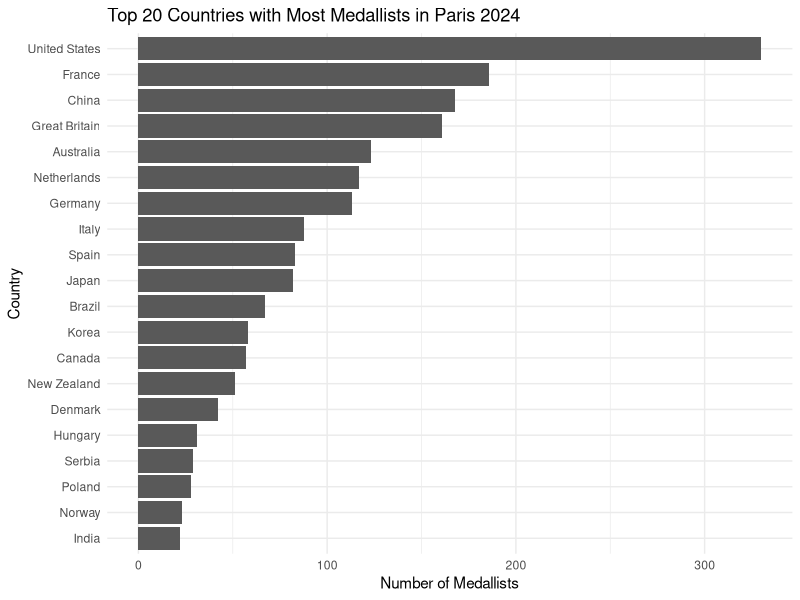
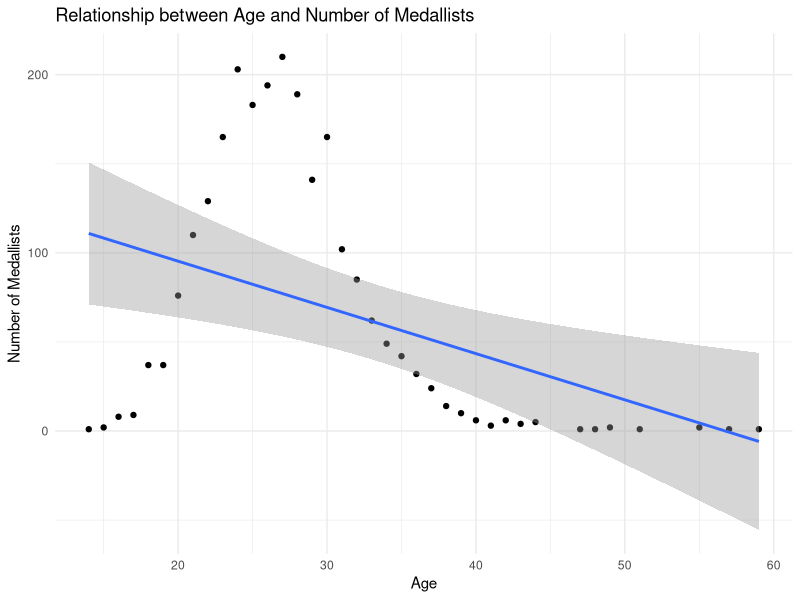
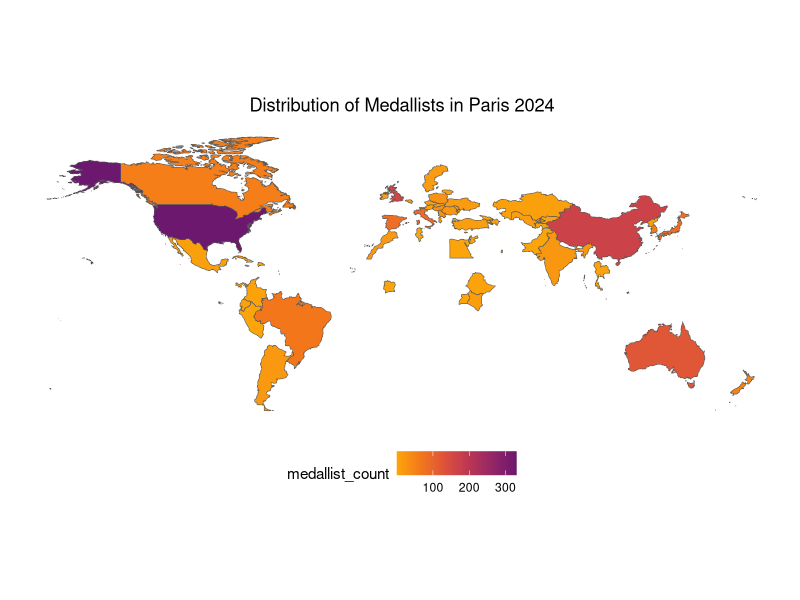

These charts were generated, in order, by the following R code:
## ---- chunk 1
library(tidyverse)
df <- read_csv("data/medallists.csv")
colnames(df)
## ---- chunk 2
df_clean <- df |>
  select(name, gender, country, medal_type, birth_date, discipline, event, code_athlete, country_code)

glimpse(df_clean)
## ---- chunk 3
df_clean |>
  group_by(name) |>
  summarise(medal_count = n()) |>
  arrange(desc(medal_count)) |>
  head(10)
## ---- chunk 4
df_clean |>
  filter(medal_type == "Gold Medal") |>
  group_by(name) |>
  summarise(gold_count = n()) |>
  arrange(desc(gold_count)) |>
  head(10)
## ---- chunk 5
df_clean |>
  group_by(country) |>
  summarise(medallist_count = n()) |>
  arrange(desc(medallist_count)) |>
  head(10)
## ---- chunk 6
df_clean |>
  group_by(country) |>
  summarise(medallist_count = n()) |>
  arrange(desc(medallist_count)) |>
  head(20) |>
  ggplot(aes(x = reorder(country, medallist_count), y = medallist_count)) + # <1>
  geom_col() + # <2>
  coord_flip() + # <3>
  labs(title = "Top 20 Countries with Most Medallists in Paris 2024",
       x = "Country",
       y = "Number of Medallists") +
  theme_minimal() 
## ---- chunk 7
df_clean |>
  mutate(age = 2024 - year(birth_date)) |>
  filter(is.na(age) == FALSE) |>
  group_by(age) |>
  summarise(medallist_count = n()) |>
  ggplot(aes(x = age, y = medallist_count)) + # <1>
  geom_point() + # <2>
  geom_smooth(method = "lm") + # <3>
  labs(title = "Relationship between Age and Number of Medallists",
       x = "Age",
       y = "Number of Medallists") +
  theme_minimal()
## ---- chunk 8
library(rnaturalearth)
library(rnaturalearthdata)
world <- ne_countries(scale = "medium", returnclass = "sf") # <1>
## ---- chunk 9
df_clean |>
  group_by(country_code) |>
  summarise(medallist_count = n()) |>
  left_join(world, by = c("country_code" = "iso_a3")) |> # <1>
  ggplot() + # <2>
  geom_sf(aes(fill = medallist_count, geometry = geometry)) + # <3>
  scale_fill_viridis_c(option = "B", direction = -1, begin = 0.3, end = 0.8) + # <4>
  labs(title = "Distribution of Medallists in Paris 2024") +
  theme_bw() +
  theme(
    panel.grid.major = element_blank(),  # Remove major grid lines
    panel.grid.minor = element_blank(),  # Remove minor grid lines
    axis.text = element_blank(),         # Remove axis text
    axis.title = element_blank(),        # Remove axis titles
    axis.ticks = element_blank(),        # Remove axis ticks
    panel.border = element_blank(),      # Remove panel border if desired
    plot.background = element_rect(fill = "white", colour = NA),  # Set plot background color
    legend.position = "bottom",          # Adjust legend position
    plot.title = element_text(hjust = 0.5)  # Center the plot title
  )
